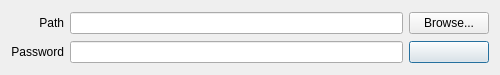
<?xml version="1.0" encoding="UTF-8"?>
<ui version="4.0">
 <class>ChooseContainerDialog</class>
 <widget class="QDialog" name="ChooseContainerDialog">
  <property name="windowModality">
   <enum>Qt::WindowModal</enum>
  </property>
  <property name="geometry">
   <rect>
    <x>0</x>
    <y>0</y>
    <width>500</width>
    <height>75</height>
   </rect>
  </property>
  <property name="sizePolicy">
   <sizepolicy hsizetype="Fixed" vsizetype="Fixed">
    <horstretch>0</horstretch>
    <verstretch>0</verstretch>
   </sizepolicy>
  </property>
  <property name="baseSize">
   <size>
    <width>0</width>
    <height>0</height>
   </size>
  </property>
  <property name="windowTitle">
   <string>ChooseContainerDialog</string>
  </property>
  <property name="windowOpacity">
   <double>0.970000000000000</double>
  </property>
  <property name="locale">
   <locale language="English" country="UnitedStates"/>
  </property>
  <layout class="QGridLayout" name="gridLayout">
   <property name="sizeConstraint">
    <enum>QLayout::SetDefaultConstraint</enum>
   </property>
   <item row="1" column="2">
    <widget class="QPushButton" name="btnProceed">
     <property name="text">
      <string/>
     </property>
     <property name="default">
      <bool>true</bool>
     </property>
    </widget>
   </item>
   <item row="0" column="1">
    <widget class="QLineEdit" name="txtPath"/>
   </item>
   <item row="0" column="2">
    <widget class="QPushButton" name="btnBrowse">
     <property name="text">
      <string>Browse...</string>
     </property>
    </widget>
   </item>
   <item row="1" column="1">
    <widget class="QLineEdit" name="txtPassword">
     <property name="echoMode">
      <enum>QLineEdit::Password</enum>
     </property>
    </widget>
   </item>
   <item row="0" column="0">
    <widget class="QLabel" name="lblPath">
     <property name="text">
      <string>Path</string>
     </property>
     <property name="alignment">
      <set>Qt::AlignRight|Qt::AlignTrailing|Qt::AlignVCenter</set>
     </property>
    </widget>
   </item>
   <item row="1" column="0">
    <widget class="QLabel" name="lblPassword">
     <property name="text">
      <string>Password</string>
     </property>
     <property name="alignment">
      <set>Qt::AlignRight|Qt::AlignTrailing|Qt::AlignVCenter</set>
     </property>
    </widget>
   </item>
  </layout>
 </widget>
 <tabstops>
  <tabstop>txtPath</tabstop>
  <tabstop>btnBrowse</tabstop>
  <tabstop>txtPassword</tabstop>
  <tabstop>btnProceed</tabstop>
 </tabstops>
 <resources/>
 <connections/>
</ui>
